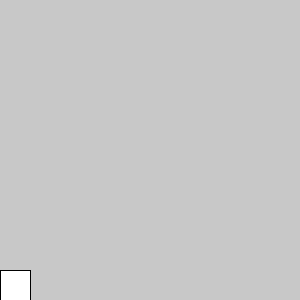
Frame 1 (no input)
Frame 60 (the mouse pressed at the canvas centre just before this capture): identical to frame 1, image omitted
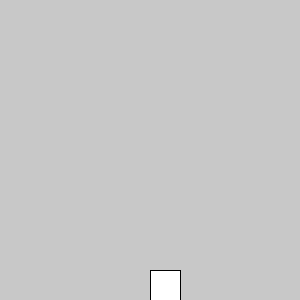
Frame 120 (the mouse held since frame 60 and released just before this capture)

The Processing sketch that drew these frames (run headless with seeded random() and noise(); from frame 60 on, the mouse is pressed at the canvas centre):

// Processing sketch: sketch_231108a
// ── sketch_231108a.pde
int cx; // 車の左上端のx座標（cx: car_x）
int cw = 30; // 車の幅（cw: car_width）
int ch = 30; // 車の高さ（ch: car_height）

void setup() {
  size(300,300);
  frameRate(10);
}
void draw() {
  background(200,200,200);
  cx = mouseX;
  //車の右端（cx+cw）の座標ｇウィンドウの幅（width）よりも大きければ車の幅（cw）だけ左に戻す
  if(cx+cw > width){
    cx = width - cw;
  }
  rect(cx, 270, 30, 30);
}
